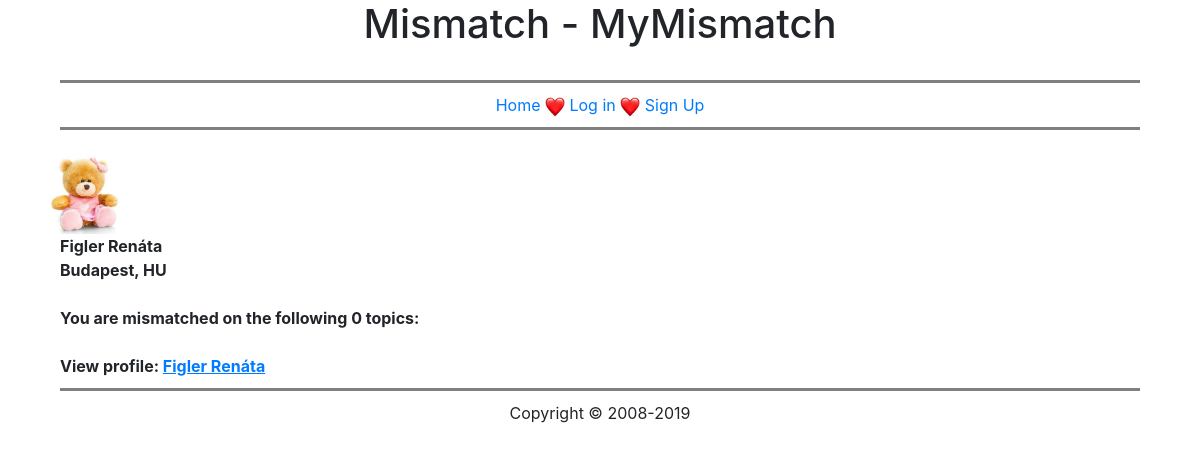
/mymismatch.php, run on the app's committed database.
### tables this page shows
CREATE TABLE `mismatch_user` (
  `user_id` int(11) NOT NULL AUTO_INCREMENT,
  `username` varchar(32) NOT NULL COMMENT 'teszt',
  `pass` varchar(40) NOT NULL,
  `join_date` datetime NOT NULL,
  `first_name` varchar(50) DEFAULT NULL,
  `last_name` varchar(50) DEFAULT NULL,
  `gender` varchar(10) DEFAULT NULL,
  `birthdate` date DEFAULT NULL,
  `city` varchar(50) DEFAULT NULL,
  `state` varchar(2) DEFAULT NULL,
  `picture` varchar(50) DEFAULT NULL,
  PRIMARY KEY (`user_id`)
);

### startsession.php (called while the page is built, shortened)
<?php
$userid = "";

### mymismatch.php (the view, shortened to what this page needs)
<?php
require_once 'kapcs.php';
require_once 'startsession.php';
require_once 'header.php';
$query = "SELECT * FROM mismatch.mismatch_response WHERE mismatch_response.user_id != '$userid'";
$result = mysqli_query($kapcs, $query);
while($row=mysqli_fetch_array($result)){
    $tomb[] = $row;
}
for ($j = 0; $j < count($tomb); $j++) {
    $felh[] = $tomb[$j]['user_id'];
}
$felh = array_keys(array_flip($felh));
$maxszamlalo = '';
$ki = '';
for ($j = 0; $j < count($felh); $j++) {
    $szamlalo = 0;
    if ($maxszamlalo < $szamlalo) {
        $maxszamlalo = $szamlalo;
        $ki = $felh[$j];
    }
}
$query2 = "SELECT * FROM mismatch.mismatch_user WHERE mismatch_user.user_id = '$ki'";
$result2 = mysqli_query($kapcs, $query2);
$row2= mysqli_fetch_array($result2);
$name = $row2['first_name']. " ". $row2['last_name'];
$hely = $row2['city'] .", ". $row2['state'];
$fajl = $row2['picture'];
echo "<div class='row'>";
echo '<div class="col-6 col-sm-2 row align-self-center mr-3"><img src="' . target_dir . $fajl . '" alt="score image" height="80px" width="80px" ></div>';
echo "<div class=\"col-6 col-sm-2\"><strong>$name</strong></div>";
echo "<div class=\"col-6 col-sm-2\"><strong>$hely</strong></div>";
echo "</div>";
echo "<br>";
echo "<strong>You are mismatched on the following $maxszamlalo topics:</strong>";
echo "<br>";
echo '<br>';
echo '<strong>View profile: <a class="underline" href="people.php?id=' . $ki . '" > ' . $name . '</a></strong>';
require_once 'footer.php';

### style.css (style rules this page uses)
.underline { text-decoration: underline; }

### data on the page
mismatch_user: picture (picture), name "Figler Renáta", hely "Budapest, HU"

### other printed values
$title "MyMismatch"
$maxszamlalo "0"
